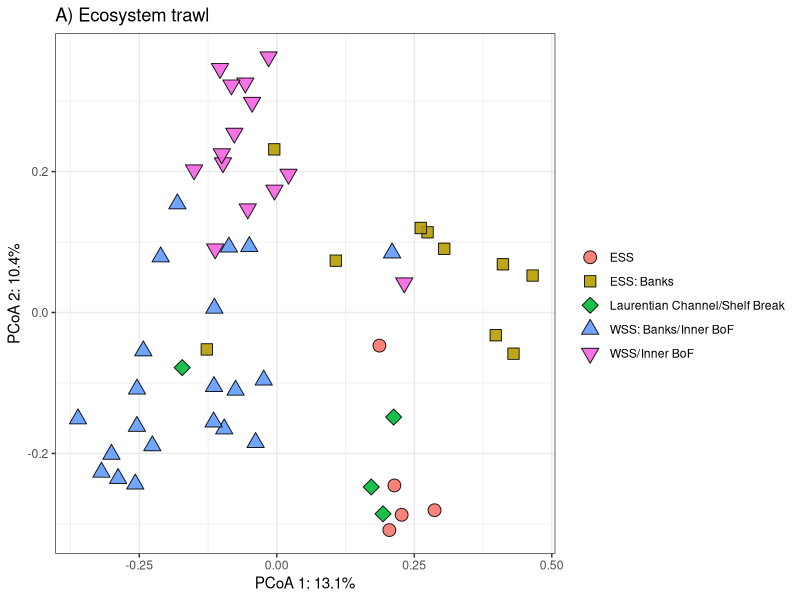

Write the R code that produced this figure. (Note: this script raises an error after producing the figure.)
#PC02 plot- match up to Figure 1

##load libraries
library(dplyr)
library(ggplot2)
library(RColorBrewer)
library(ggplot2)
library(patchwork)
library(scales)
library(tidyr)

#load PCoA ordination data outputs from CHIME II
trawling <- read.table("data/trawling_all_species_jaccard_PCoA.txt", header=T)%>%
            mutate(type = "Ecosystem Trawl")%>%
            select(PC1,PC2,bioclass,coarse_class,strata_class,type)

eDNA <- read.table("data/12S16SCO1_PCoA_results.txt", header=T)%>%
          mutate(type = "eDNA")%>%
          select(PC1,PC2,bioclass,coarse_class,strata_class,type)

plot_data <- rbind(trawling,eDNA)%>%
             mutate(bioclass = case_when(bioclass == "ESS_Banks" ~ "ESS: Banks",
                                         bioclass == "LaurentianChannel_ShelfBreak" ~ "Laurentian Channel/Shelf Break",
                                         bioclass == "WSS_Banks_InnerBoF" ~ "WSS/Inner BoF",
                                         bioclass == "WSS_OuterBoF" ~ "WSS: Banks/Inner BoF",
                                         TRUE ~ "ESS"))

#fill cols to match the default 6 fill colours for ggplot that were used in Figure 1
fill_cols <- hue_pal()(6)[c(1:3,5,6)] # the 4'th fill colour was for the 'slope' to which we don't have samples

#shapes to match the code by XH 
pco2_shapes<-c(19,15,17,9,7)


#assemble each plot -----------
trawl_plot <- ggplot(plot_data%>%filter(type=="Ecosystem Trawl"),aes(x=PC1,y=PC2,fill=bioclass,shape=bioclass))+
              geom_point(alpha=.9, size=4,col="black") +
              scale_fill_manual(values=fill_cols) + 
              scale_shape_manual(values=c(21:25)) +
              labs(x= "PCoA 1: 13.1%", y="PCoA 2: 10.4%",fill="",shape="",title = "A) Ecosystem trawl" ) + 
              theme(legend.position = c(0.82, 0.8),
                    axis.line=element_line(color="black"),
                    axis.ticks=element_line(color="black"),
                    axis.text=element_text(colour="black", size=10),
                    text=element_text(family="sans")) +
              theme_bw()

# note the PC2*-1 just inverts the axis so that the clusters are better aligned. Since the data is an ordination, it doesn't matter what orientation the axes are. 
geom_point(alpha=.9, size=4,col="black") +
eDNA_plot <- ggplot(plot_data%>%filter(type=="eDNA"),aes(x=PC1,y=PC2*-1,fill=bioclass,shape=bioclass))+ 
            scale_fill_manual(values=fill_cols) + 
            scale_shape_manual(values=c(21:25)) +
            labs(x= "PCoA 1: 9.2%", y="PCoA 2: 8.3%",fill="",shape="",title = "B) eDNA" ) + 
            theme(legend.position = c(0.82, 0.8),
                  axis.line=element_line(color="black"),
                  axis.ticks=element_line(color="black"),
                  axis.text=element_text(colour="black", size=10),
                  text=element_text(family="sans")) +
            theme_bw()+
            scale_y_continuous(position="right")

#combine the plots together. 
combo_plot <- trawl_plot + eDNA_plot + plot_layout(ncol=2,guides = "collect") & theme(legend.position = "bottom")

ggsave("output/PCo2_plot.png",combo_plot,width=8,height=6,units="in",dpi=300)
